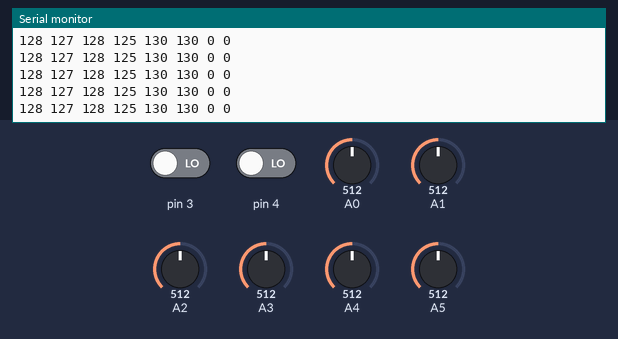
The sketch below on a simulated Arduino Uno, built with avr-gcc and run on an emulated ATmega328P. On the bench: the last lines printed to the serial monitor. The test bench sets the inputs (shaded band); at power-on: A1 = 512, A3 = 512, A5 = 512, pin 3 LOW, pin 4 LOW, A0 = 512, A2 = 512, A4 = 512. No radio packets arrive unless stated.

Above: at 2.2 s.
2.3 s: A1 set to 617
At 3.1 s:
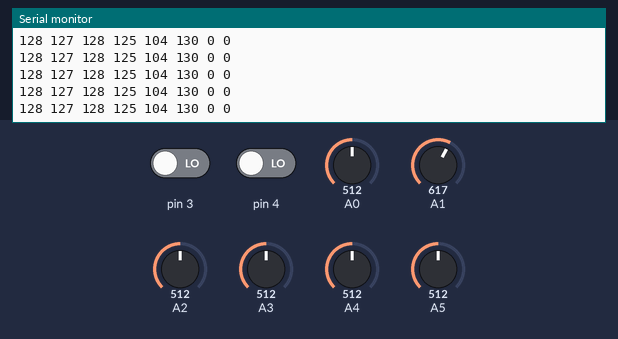
5.3 s: A1 set to 641
At 5.8 s:
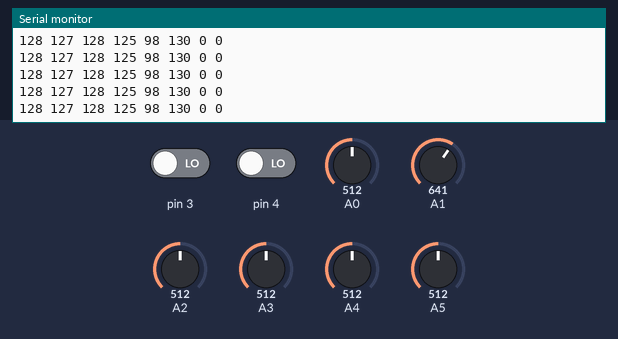
6.8 s: A3 set to 615
At 7.4 s:
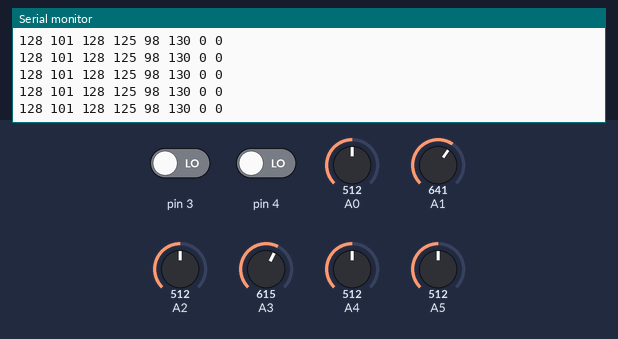
9.8 s: A3 set to 639
At 10.8 s:
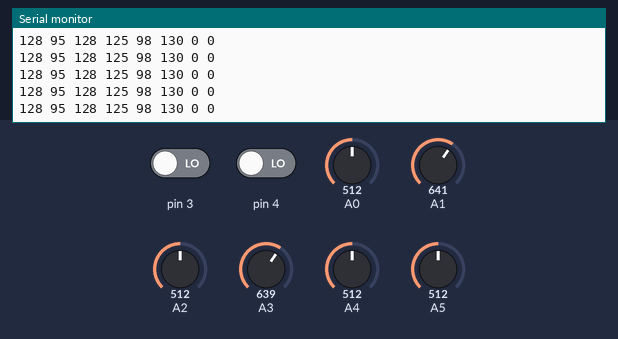
11.3 s: A5 set to 620
At 12.2 s:
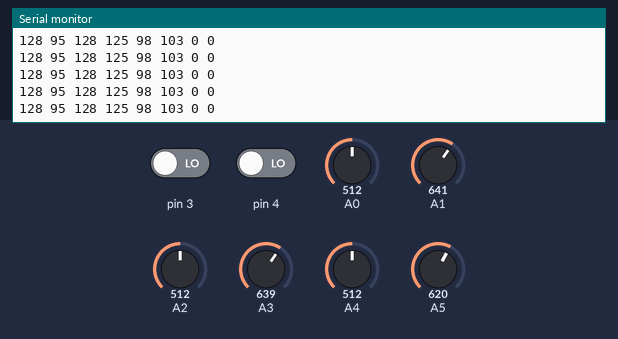
14.3 s: A5 set to 650
At 15.1 s:
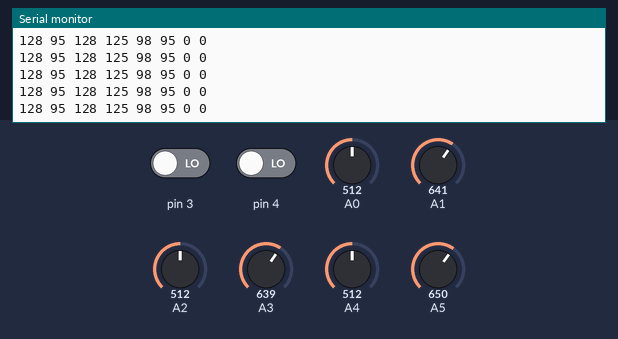
Timing chart, 0 to 17.3 s (numbered marks = the images above; inputs shaded):
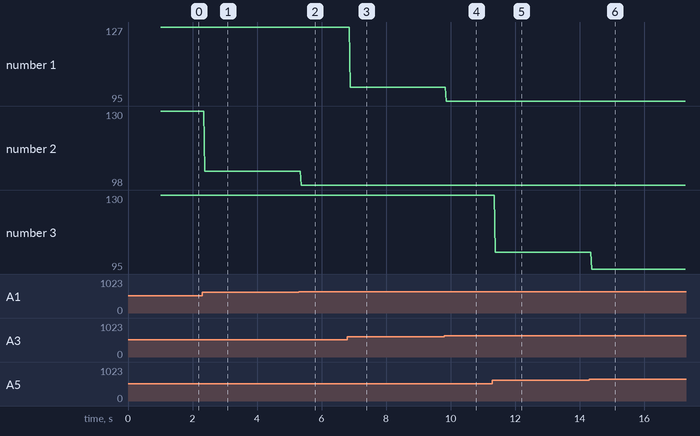

Measured:
- after the input at 2.3 s, the serial monitor: prints a new line after 0.08 s (image 1)
- after the input at 5.3 s, the serial monitor: prints a new line after 0.08 s (image 2)
- after the input at 6.8 s, the serial monitor: prints a new line after 0.08 s (image 3)
- after the input at 9.8 s, the serial monitor: prints a new line after 0.07 s (image 4)
- after the input at 11.3 s, the serial monitor: prints a new line after 0.08 s (image 5)
- after the input at 14.3 s, the serial monitor: prints a new line after 0.08 s (image 6)
- plotted number 1: 127 → 101 after the input at 6.8 s, 101 → 95 after the input at 9.8 s
- plotted number 2: 130 → 104 after the input at 2.3 s, 104 → 98 after the input at 5.3 s

The sketch:

Transmitter.ino
```cpp
// 8 Channel Transmitter
  #include <SPI.h>
  #include <nRF24L01.h>
  #include <RF24.h>
  const uint64_t pipeOut = 0xE9E8F0F0E1LL;
  RF24 radio(7, 8);
  struct Signal {
  byte throttle;
  byte pitch;
  byte roll;
  byte aux1;
  byte aux2;
  byte che6;
  bool buttonCheck1 = 1; //----------
  bool buttonCheck2 = 1; //----------
};
  Signal data;
  void ResetData()
{
  data.throttle = 12;
  data.pitch = 127;
  data.roll = 127;
  data.aux1 = 127;
  data.aux2 = 127;
  data.che6 = 127;
  data.buttonCheck1 = 0;  //------------
  data.buttonCheck2 = 0;  //------------
}
  void setup()
{
  radio.begin();
  radio.stopListening();
  radio.openWritingPipe(pipeOut);
  radio.setAutoAck(false);
  radio.setCRCLength(RF24_CRC_8);
  radio.setDataRate(RF24_250KBPS);
  radio.setPALevel(RF24_PA_MAX);
  radio.setChannel(108);
  ResetData();
  Serial.begin(9600);
  delay(1000);

  pinMode(3, INPUT);  //---------------
  pinMode(4, INPUT);  //---------------
}

  int mapJoystickValues(int val, int lower, int middle, int upper, bool reverse)
{
  val = constrain(val, lower, upper);
  if ( val < middle )
  val = map(val, lower, middle, 0, 128);
  else
  val = map(val, middle, upper, 128, 255);
  return ( reverse ? 255 - val : val );
}
  void loop()
{

  data.throttle = mapJoystickValues( analogRead(A0), 12, 510, 1020, false );
  data.roll = mapJoystickValues( analogRead(A3), 12, 510, 1020, true );
  data.pitch = mapJoystickValues( analogRead(A2), 12, 510, 1020, false );
  data.aux1 = mapJoystickValues( analogRead(A4), 12, 524, 1020, false );
  data.aux2 = mapJoystickValues( analogRead(A1), 12, 524, 1020, true );
  data.che6 = mapJoystickValues( analogRead(A5), 12, 524, 1020, true );
  data.buttonCheck1 = digitalRead(3);//-----------------
  data.buttonCheck2 = digitalRead(4);//-----------------
  radio.write(&data, sizeof(Signal));

  Serial.print(data.throttle);
  Serial.print(" ");
  Serial.print(data.roll);
  Serial.print(" ");
  Serial.print(data.pitch);
  Serial.print(" ");

  Serial.print(data.aux1);
  Serial.print(" ");
  Serial.print(data.aux2);
  Serial.print(" ");
  Serial.print(data.che6);
  Serial.print(" ");
  Serial.print(data.buttonCheck1);  //----------
  Serial.print(" ");
  Serial.print(data.buttonCheck2);  //----------
  Serial.println(" ");
}
```
